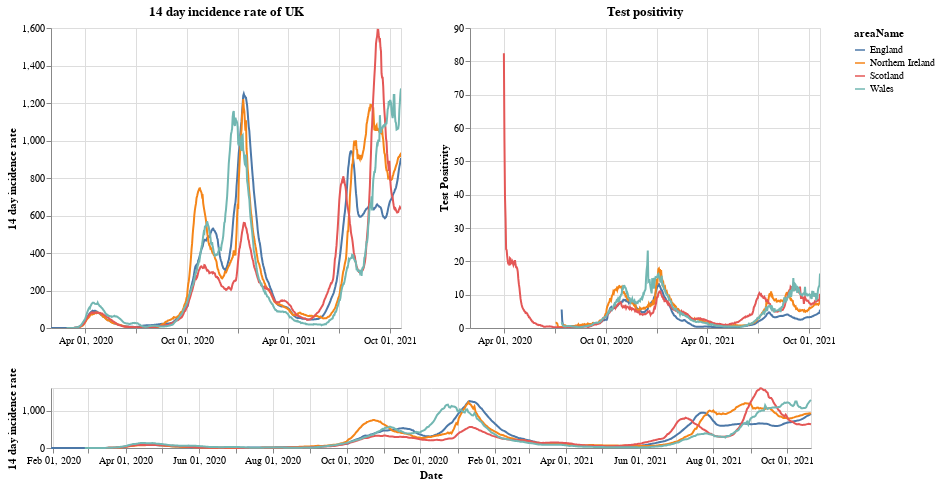

Notebook code cell kept with this figure:
### Markdown cell above
# Plots

First a plot with each country in the UK. The top right shows the positivity rate for (which is the percentage of registered tests which were positive) while the top left is the 14 day incidence rate. The bottom chart can be used to select the timeframe (does not work on a mobile device).

### Code cell
#collapse
brush = alt.selection(type='interval', name='DateBrush',encodings=['x'],fields=['Time'])
leg_selection = alt.selection_multi(fields=['areaName'], bind='legend')

base = alt.Chart(uk_cases).mark_line().encode(
    x=alt.X("yearmonthdate(date):T", axis=alt.Axis(title='Date')),
    y=alt.Y("twoWeeklyCasesRate:Q", axis=alt.Axis(title='14 day incidence rate')),
    tooltip=['areaName', 'date','twoWeeklyCasesRate', 'testPositivity'],
    color='areaName',
    opacity=alt.condition(leg_selection, alt.value(2), alt.value(0.1))
).add_selection(leg_selection).properties(width=350)

upper = base.encode(alt.X('yearmonthdate(date):T', axis=alt.Axis(title=''),
                         scale=alt.Scale(domain=brush))
                   ).properties(title=f'14 day incidence rate of UK')
upper_right = upper.encode(alt.Y('testPositivity:Q', axis=alt.Axis(title='Test Positivity'))).properties(title='Test positivity')
lower = base.properties(height=60, width = 760).add_selection(brush)

(upper | upper_right) & lower

### Figure 1 — Vega-Lite specification as saved in the notebook (floating-point values rounded to 4 significant figures; data arrays with more than 128 entries replaced by an {"elided": "..."} marker saying what was removed)
{"config": {"view": {"continuousWidth": 400, "continuousHeight": 300}}, "vconcat": [{"hconcat": [{"mark": "line", "encoding": {"color": {"type": "nominal", "field": "areaName"}, "opacity": {"condition": {"value": 2, "selection": "selector001"}, "value": 0.1}, "tooltip": [{"type": "nominal", "field": "areaName"}, {"type": "temporal", "field": "date"}, {"type": "quantitative", "field": "twoWeeklyCasesRate"}, {"type": "quantitative", "field": "testPositivity"}], "x": {"type": "temporal", "axis": {"title": ""}, "field": "date", "scale": {"domain": {"selection": "DateBrush"}}, "timeUnit": "yearmonthdate"}, "y": {"type": "quantitative", "axis": {"title": "14 day incidence rate"}, "field": "twoWeeklyCasesRate"}}, "selection": {"selector001": {"type": "multi", "fields": ["areaName"], "bind": "legend"}}, "title": "14 day incidence rate of UK", "width": 350}, {"mark": "line", "encoding": {"color": {"type": "nominal", "field": "areaName"}, "opacity": {"condition": {"value": 2, "selection": "selector001"}, "value": 0.1}, "tooltip": [{"type": "nominal", "field": "areaName"}, {"type": "temporal", "field": "date"}, {"type": "quantitative", "field": "twoWeeklyCasesRate"}, {"type": "quantitative", "field": "testPositivity"}], "x": {"type": "temporal", "axis": {"title": ""}, "field": "date", "scale": {"domain": {"selection": "DateBrush"}}, "timeUnit": "yearmonthdate"}, "y": {"type": "quantitative", "axis": {"title": "Test Positivity"}, "field": "testPositivity"}}, "selection": {"selector001": {"type": "multi", "fields": ["areaName"], "bind": "legend"}}, "title": "Test positivity", "width": 350}]}, {"mark": "line", "encoding": {"color": {"type": "nominal", "field": "areaName"}, "opacity": {"condition": {"value": 2, "selection": "selector001"}, "value": 0.1}, "tooltip": [{"type": "nominal", "field": "areaName"}, {"type": "temporal", "field": "date"}, {"type": "quantitative", "field": "twoWeeklyCasesRate"}, {"type": "quantitative", "field": "testPositivity"}], "x": {"type": "temporal", "axis": {"title": "Date"}, "field": "date", "timeUnit": "yearmonthdate"}, "y": {"type": "quantitative", "axis": {"title": "14 day incidence rate"}, "field": "twoWeeklyCasesRate"}}, "height": 60, "selection": {"selector001": {"type": "multi", "fields": ["areaName"], "bind": "legend"}, "DateBrush": {"type": "interval", "encodings": ["x"], "fields": ["Time"]}}, "width": 760}], "data": {"name": "data-70d3ebfa6badd05b82bba4019b562a61"}, "$schema": "https://vega.github.io/schema/vega-lite/v4.8.1.json", "datasets": {"data-70d3ebfa6badd05b82bba4019b562a61": {"elided": "2432 records"}}}
